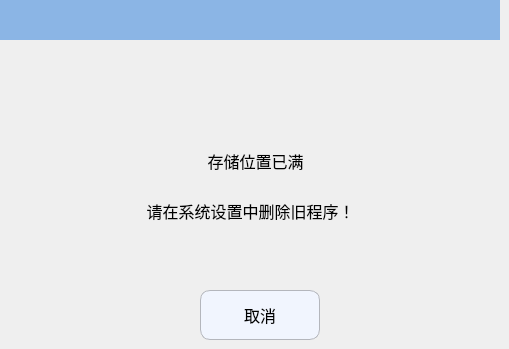
   <widget class="QWidget" name="page">
    <widget class="QLabel" name="label_tip1">
     <property name="geometry">
      <rect>
       <x>120</x>
       <y>140</y>
       <width>271</width>
       <height>41</height>
      </rect>
     </property>
     <property name="font">
      <font>
       <pointsize>12</pointsize>
      </font>
     </property>
     <property name="text">
      <string>存储位置已满</string>
     </property>
     <property name="alignment">
      <set>Qt::AlignCenter</set>
     </property>
    </widget>
    <widget class="QLabel" name="label_10">
     <property name="geometry">
      <rect>
       <x>0</x>
       <y>0</y>
       <width>500</width>
       <height>40</height>
      </rect>
     </property>
     <property name="minimumSize">
      <size>
       <width>500</width>
       <height>40</height>
      </size>
     </property>
     <property name="maximumSize">
      <size>
       <width>500</width>
       <height>30</height>
      </size>
     </property>
     <property name="font">
      <font>
       <pointsize>16</pointsize>
      </font>
     </property>
     <property name="styleSheet">
      <string notr="true">QLabel{background-color:#8BB5E5;}</string>
     </property>
     <property name="text">
      <string/>
     </property>
     <property name="alignment">
      <set>Qt::AlignCenter</set>
     </property>
    </widget>
    <widget class="QPushButton" name="Btn_progFullCancel">
     <property name="geometry">
      <rect>
       <x>200</x>
       <y>290</y>
       <width>120</width>
       <height>50</height>
      </rect>
     </property>
     <property name="minimumSize">
      <size>
       <width>120</width>
       <height>50</height>
      </size>
     </property>
     <property name="maximumSize">
      <size>
       <width>120</width>
       <height>50</height>
      </size>
     </property>
     <property name="font">
      <font>
       <pointsize>12</pointsize>
      </font>
     </property>
     <property name="styleSheet">
      <string notr="true">QPushButton
{
    background-color:#F1F5FE;
    border-style:solid; /*边框风格*/
    border-width:1px;/*边框宽度*/
    border-color:#B4B6BC; /*边框颜色*/
    border-radius:10px; /*边框倒角*/
}
QPushButton:pressed
{
    border-style:outset; /*边框风格*/
    background-color:qlineargradient(x1: 0, y1: 0, x2: 0, y2: 1, stop:0 #00befa, stop: 1 #0160ea);/*背景色*/
    border-width:1px;/*边框宽度*/
    border-color:#0055ff; /*边框颜色*/
    border-radius:10px; /*边框倒角*/
}</string>
     </property>
     <property name="text">
      <string>取消</string>
     </property>
     <property name="icon">
      <iconset resource="../resource.qrc">
       <normaloff>:/ManualPage/manualpage_images/cancel.png</normaloff>:/ManualPage/manualpage_images/cancel.png</iconset>
     </property>
     <property name="iconSize">
      <size>
       <width>30</width>
       <height>30</height>
      </size>
     </property>
    </widget>
    <widget class="QLabel" name="label_12">
     <property name="geometry">
      <rect>
       <x>230</x>
       <y>70</y>
       <width>40</width>
       <height>40</height>
      </rect>
     </property>
     <property name="minimumSize">
      <size>
       <width>40</width>
       <height>40</height>
      </size>
     </property>
     <property name="maximumSize">
      <size>
       <width>40</width>
       <height>40</height>
      </size>
     </property>
     <property name="text">
      <string/>
     </property>
     <property name="pixmap">
      <pixmap resource="../resource.qrc">:/RunPage/runpage_images/alarm.png</pixmap>
     </property>
    </widget>
    <widget class="QLabel" name="label_tip2">
     <property name="geometry">
      <rect>
       <x>20</x>
       <y>190</y>
       <width>461</width>
       <height>41</height>
      </rect>
     </property>
     <property name="font">
      <font>
       <pointsize>12</pointsize>
      </font>
     </property>
     <property name="text">
      <string>请在系统设置中删除旧程序！</string>
     </property>
     <property name="alignment">
      <set>Qt::AlignCenter</set>
     </property>
    </widget>
   </widget>
